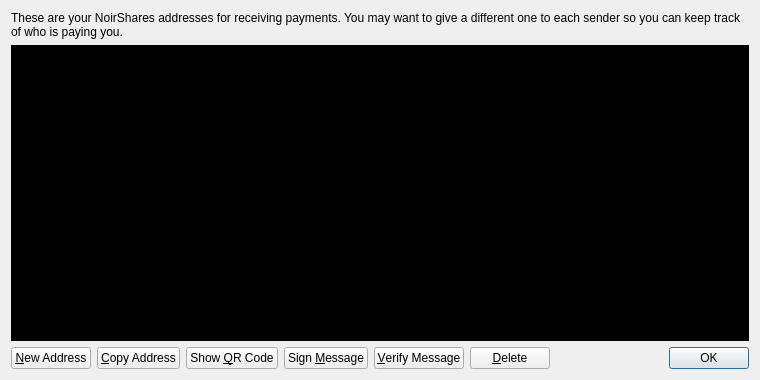
<?xml version="1.0" encoding="UTF-8"?>
<ui version="4.0">
 <class>AddressBookPage</class>
 <widget class="QWidget" name="AddressBookPage">
  <property name="geometry">
   <rect>
    <x>0</x>
    <y>0</y>
    <width>760</width>
    <height>380</height>
   </rect>
  </property>
  <property name="windowTitle">
   <string>Address Book</string>
  </property>
  <layout class="QVBoxLayout" name="verticalLayout">
   <item>
    <widget class="QLabel" name="labelExplanation">
     <property name="text">
      <string>These are your NoirShares addresses for receiving payments. You may want to give a different one to each sender so you can keep track of who is paying you.</string>
     </property>
     <property name="textFormat">
      <enum>Qt::PlainText</enum>
     </property>
     <property name="wordWrap">
      <bool>true</bool>
     </property>
    </widget>
   </item>
   <item>
    <widget class="QTableView" name="tableView">
     <property name="styleSheet">
      <string notr="true">color:white;background-color:black;border-width:1px;alternate-background-color:#000055;</string>
     </property>
     <property name="contextMenuPolicy">
      <enum>Qt::CustomContextMenu</enum>
     </property>
     <property name="toolTip">
      <string>Double-click to edit address or label</string>
     </property>
     <property name="tabKeyNavigation">
      <bool>false</bool>
     </property>
     <property name="alternatingRowColors">
      <bool>true</bool>
     </property>
     <property name="selectionMode">
      <enum>QAbstractItemView::SingleSelection</enum>
     </property>
     <property name="selectionBehavior">
      <enum>QAbstractItemView::SelectRows</enum>
     </property>
     <property name="sortingEnabled">
      <bool>true</bool>
     </property>
     <attribute name="verticalHeaderVisible">
      <bool>false</bool>
     </attribute>
    </widget>
   </item>
   <item>
    <layout class="QHBoxLayout" name="horizontalLayout">
     <item>
      <widget class="QPushButton" name="newAddressButton">
       <property name="toolTip">
        <string>Create a new address</string>
       </property>
       <property name="text">
        <string>&amp;New Address</string>
       </property>
       <property name="icon">
        <iconset resource="../NoirShares.qrc">
         <normaloff>:/icons/add</normaloff>:/icons/add</iconset>
       </property>
      </widget>
     </item>
     <item>
      <widget class="QPushButton" name="copyToClipboard">
       <property name="toolTip">
        <string>Copy the currently selected address to the system clipboard</string>
       </property>
       <property name="text">
        <string>&amp;Copy Address</string>
       </property>
       <property name="icon">
        <iconset resource="../NoirShares.qrc">
         <normaloff>:/icons/editcopy</normaloff>:/icons/editcopy</iconset>
       </property>
      </widget>
     </item>
     <item>
      <widget class="QPushButton" name="showQRCode">
       <property name="text">
        <string>Show &amp;QR Code</string>
       </property>
       <property name="icon">
        <iconset resource="../NoirShares.qrc">
         <normaloff>:/icons/qrcode</normaloff>:/icons/qrcode</iconset>
       </property>
      </widget>
     </item>
     <item>
      <widget class="QPushButton" name="signMessage">
       <property name="toolTip">
        <string>Sign a message to prove you own a NoirShares address</string>
       </property>
       <property name="text">
        <string>Sign &amp;Message</string>
       </property>
       <property name="icon">
        <iconset resource="../NoirShares.qrc">
         <normaloff>:/icons/edit</normaloff>:/icons/edit</iconset>
       </property>
      </widget>
     </item>
     <item>
      <widget class="QPushButton" name="verifyMessage">
       <property name="toolTip">
        <string>Verify a message to ensure it was signed with a specified NoirShares address</string>
       </property>
       <property name="text">
        <string>&amp;Verify Message</string>
       </property>
       <property name="icon">
        <iconset resource="../NoirShares.qrc">
         <normaloff>:/icons/transaction_0</normaloff>:/icons/transaction_0</iconset>
       </property>
      </widget>
     </item>
     <item>
      <widget class="QPushButton" name="deleteButton">
       <property name="toolTip">
        <string>Delete the currently selected address from the list</string>
       </property>
       <property name="text">
        <string>&amp;Delete</string>
       </property>
       <property name="icon">
        <iconset resource="../NoirShares.qrc">
         <normaloff>:/icons/remove</normaloff>:/icons/remove</iconset>
       </property>
      </widget>
     </item>
     <item>
      <spacer name="horizontalSpacer">
       <property name="orientation">
        <enum>Qt::Horizontal</enum>
       </property>
       <property name="sizeHint" stdset="0">
        <size>
         <width>40</width>
         <height>20</height>
        </size>
       </property>
      </spacer>
     </item>
     <item>
      <widget class="QDialogButtonBox" name="buttonBox">
       <property name="sizePolicy">
        <sizepolicy hsizetype="Maximum" vsizetype="Fixed">
         <horstretch>0</horstretch>
         <verstretch>0</verstretch>
        </sizepolicy>
       </property>
       <property name="standardButtons">
        <set>QDialogButtonBox::Ok</set>
       </property>
      </widget>
     </item>
    </layout>
   </item>
  </layout>
 </widget>
 <resources>
  <include location="../NoirShares.qrc"/>
 </resources>
 <connections/>
</ui>
